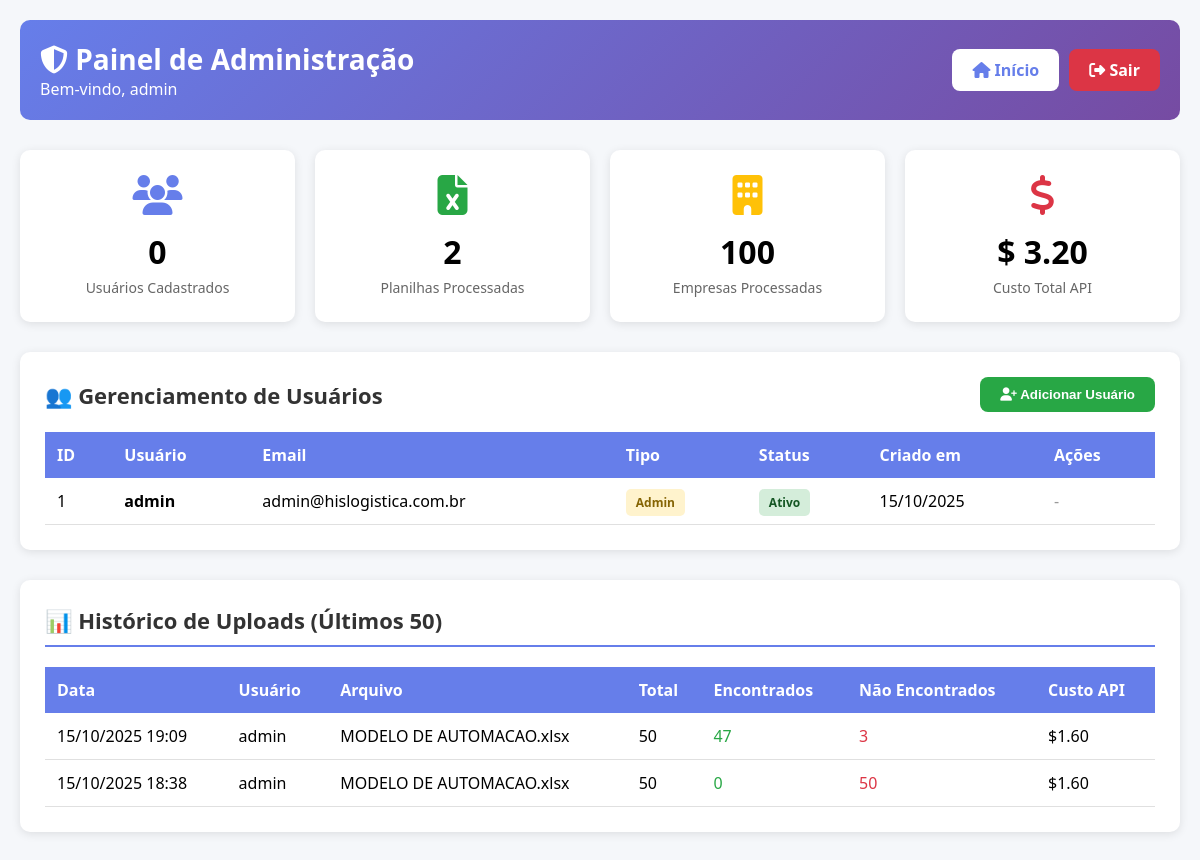
The page /admin (signed in) on the database its author committed.
### database.py (models this page shows, shortened)
class User(UserMixin, db.Model):
    __tablename__ = 'users'
    id = db.Column(db.Integer, primary_key=True)
    username = db.Column(db.String(80), unique=True, nullable=False)
    email = db.Column(db.String(120), unique=True, nullable=False)
    password_hash = db.Column(db.String(255), nullable=False)
    is_admin = db.Column(db.Boolean, default=False)
    is_active = db.Column(db.Boolean, default=True)
    created_at = db.Column(db.DateTime, default=datetime.utcnow)
    last_login = db.Column(db.DateTime, nullable=True)
    uploads = db.relationship('UploadHistory', backref='user', lazy=True)

class UploadHistory(db.Model):
    __tablename__ = 'upload_history'
    id = db.Column(db.Integer, primary_key=True)
    user_id = db.Column(db.Integer, db.ForeignKey('users.id'), nullable=False)
    filename = db.Column(db.String(255), nullable=False)
    upload_date = db.Column(db.DateTime, default=datetime.utcnow)
    total_empresas = db.Column(db.Integer, default=0)
    empresas_encontradas = db.Column(db.Integer, default=0)
    empresas_nao_encontradas = db.Column(db.Integer, default=0)
    api_cost = db.Column(db.Float, default=0.0)

### app.py (the view)
@app.route('/admin')
@login_required
def admin_panel():
    if not current_user.is_admin:
        flash('Acesso negado.', 'error')
        return redirect(url_for('index'))
    users = User.query.all()
    uploads = UploadHistory.query.order_by(UploadHistory.upload_date.desc()).limit(50).all()
    return render_template('admin.html', users=users, uploads=uploads)

### app.py (called while the page is built)
@login_manager.user_loader
def load_user(user_id):
    return User.query.get(int(user_id))

### templates/admin.html (shortened to what this page needs)
<!DOCTYPE html>
<html lang="pt-BR">
<head>
    <link rel="stylesheet" href="https://cdnjs.cloudflare.com/ajax/libs/font-awesome/6.4.0/css/all.min.css">
</head>
<body>
    <div class="header">
        <div>
            <h1><i class="fas fa-shield-alt"></i> Painel de Administração</h1>
            <p>Bem-vindo, {{ current_user.username }}</p>
        </div>
        <div class="header-actions">
            <a href="{{ url_for('index') }}" class="btn btn-secondary">
                <i class="fas fa-home"></i> Início
            </a>
            <a href="{{ url_for('logout') }}" class="btn btn-danger">
                <i class="fas fa-sign-out-alt"></i> Sair
            </a>
        </div>
    </div>
    <div class="stats-grid">
        <div class="stat-card">
            <i class="fas fa-users" style="color: #667eea;"></i>
            <div class="stat-number">{{ users|length - 1 }}</div>
            <div class="stat-label">Usuários Cadastrados</div>
        </div>
        <div class="stat-card">
            <i class="fas fa-file-excel" style="color: #28a745;"></i>
            <div class="stat-number">{{ uploads|length }}</div>
            <div class="stat-label">Planilhas Processadas</div>
        </div>
        <div class="stat-card">
            <i class="fas fa-building" style="color: #ffc107;"></i>
            <div class="stat-number">
                {% set total = namespace(value=0) %}
                {% for upload in uploads %}
                    {% set total.value = total.value + upload.total_empresas %}
                {% endfor %}
                {{ total.value }}
            </div>
            <div class="stat-label">Empresas Processadas</div>
        </div>
        <div class="stat-card">
            <i class="fas fa-dollar-sign" style="color: #dc3545;"></i>
            <div class="stat-number">
                ${% set cost = namespace(value=0) %}
                {% for upload in uploads %}
                    {% set cost.value = cost.value + upload.api_cost %}
                {% endfor %}
                {{ "%.2f"|format(cost.value) }}
            </div>
            <div class="stat-label">Custo Total API</div>
        </div>
    </div>
    <div class="section">
        <div style="display: flex; justify-content: space-between; align-items: center; margin-bottom: 20px;">
            <h2 class="section-title" style="margin: 0; border: none; padding: 0;">👥 Gerenciamento de Usuários</h2>
            <button onclick="openModal()" class="btn btn-primary">
                <i class="fas fa-user-plus"></i> Adicionar Usuário
            </button>
        </div>
        <table>
            <thead>
                <tr>
                    <th>ID</th>
                    <th>Usuário</th>
                    <th>Email</th>
                    <th>Tipo</th>
                    <th>Status</th>
                    <th>Criado em</th>
                    <th>Ações</th>
                </tr>
            </thead>
            <tbody>
                {% for user in users %}
                <tr id="user-row-{{ user.id }}">
                    <td>{{ user.id }}</td>
                    <td><strong>{{ user.username }}</strong></td>
                    <td>{{ user.email }}</td>
                    <td>
                        {% if user.is_admin %}
                            <span class="badge badge-warning">Admin</span>
                        {% else %}
                            <span class="badge" style="background-color: #e3f2fd; color: #0d47a1;">Usuário</span>
                        {% endif %}
                    </td>
                    <td>
                        {% if user.is_active %}
                            <span class="badge badge-success">Ativo</span>
                        {% else %}
                            <span class="badge badge-danger">Inativo</span>
                        {% endif %}
                    </td>
                    <td>{{ user.created_at.strftime('%d/%m/%Y') }}</td>
                    <td>
                        {% if not user.is_admin %}
                            <button onclick="toggleUser({{ user.id }})" class="btn btn-warning" style="padding: 5px 10px; font-size: 12px;">
                                <i class="fas fa-power-off"></i>
                            </button>
                            <button onclick="deleteUser({{ user.id }})" class="btn btn-danger" style="padding: 5px 10px; font-size: 12px;">
                                <i class="fas fa-trash"></i>
                            </button>
                        {% else %}
                            <span style="color: #999;">-</span>
                        {% endif %}
                    </td>
                </tr>
                {% endfor %}
            </tbody>
        </table>
    </div>
    <div class="section">
        <h2 class="section-title">📊 Histórico de Uploads (Últimos 50)</h2>
        <table>
            <thead>
                <tr>
                    <th>Data</th>
                    <th>Usuário</th>
                    <th>Arquivo</th>
                    <th>Total</th>
                    <th>Encontrados</th>
                    <th>Não Encontrados</th>
                    <th>Custo API</th>
                </tr>
            </thead>
            <tbody>
                {% for upload in uploads %}
                <tr>
                    <td>{{ upload.upload_date.strftime('%d/%m/%Y %H:%M') }}</td>
                    <td>{{ upload.user.username }}</td>
                    <td>{{ upload.filename }}</td>
                    <td>{{ upload.total_empresas }}</td>
                    <td><span style="color: #28a745;">{{ upload.empresas_encontradas }}</span></td>
                    <td><span style="color: #dc3545;">{{ upload.empresas_nao_encontradas }}</span></td>
                    <td>${{ "%.2f"|format(upload.api_cost) }}</td>
                </tr>
                {% endfor %}
            </tbody>
        </table>
    </div>
</body>
</html>

### templates/admin.html (style rules this page uses)
* { margin: 0; padding: 0; box-sizing: border-box; }
body { font-family: 'Segoe UI', Tahoma, Geneva, Verdana, sans-serif; background-color: #f5f7fa; padding: 20px; }
.header { background: linear-gradient(135deg, #667eea 0%, #764ba2 100%); color: white; padding: 20px; border-radius: 10px; margin-bottom: 30px; display: flex; justify-content: space-between; align-items: center; flex-wrap: wrap; }
.header h1 { font-size: 28px; }
.header-actions { display: flex; gap: 10px; }
.btn { padding: 10px 20px; border: none; border-radius: 8px; cursor: pointer; font-weight: 600; transition: all 0.3s ease; text-decoration: none; display: inline-block; }
.btn-primary { background-color: #28a745; color: white; }
.btn-secondary { background-color: white; color: #667eea; }
.btn-danger { background-color: #dc3545; color: white; }
.stats-grid { display: grid; grid-template-columns: repeat(auto-fit, minmax(250px, 1fr)); gap: 20px; margin-bottom: 30px; }
.stat-card { background: white; padding: 25px; border-radius: 10px; box-shadow: 0 2px 10px rgba(0, 0, 0, 0.1); text-align: center; }
.stat-card i { font-size: 40px; margin-bottom: 15px; }
.stat-number { font-size: 32px; font-weight: bold; margin-bottom: 5px; }
.stat-label { color: #666; font-size: 14px; }
.section { background: white; padding: 25px; border-radius: 10px; box-shadow: 0 2px 10px rgba(0, 0, 0, 0.1); margin-bottom: 30px; }
.section-title { font-size: 22px; margin-bottom: 20px; color: #333; border-bottom: 2px solid #667eea; padding-bottom: 10px; }
table { width: 100%; border-collapse: collapse; }
th { background-color: #667eea; color: white; padding: 12px; text-align: left; font-weight: 600; }
td { padding: 12px; border-bottom: 1px solid #e0e0e0; }
.badge { padding: 5px 10px; border-radius: 5px; font-size: 12px; font-weight: 600; }
.badge-success { background-color: #d4edda; color: #155724; }
.badge-warning { background-color: #fff3cd; color: #856404; }

### rows shown on the page
User: username "admin", id "1", email "admin@hislogistica.com.br", is_admin "Admin", is_active "Ativo", created_at "15/10/2025"
UploadHistory: upload_date "15/10/2025 19:09", user.username "admin", filename "MODELO DE AUTOMACAO.xlsx", total_empresas "50", empresas_encontradas "47", empresas_nao_encontradas "3", api_cost "1.60"
UploadHistory: upload_date "15/10/2025 18:38", user.username "admin", filename "MODELO DE AUTOMACAO.xlsx", total_empresas "50", empresas_encontradas "0", empresas_nao_encontradas "50", api_cost "1.60"

### other values the page prints
{{ users|length - 1 }} "0"
{{ uploads|length }} "2"
{{ total.value }} "100"
{{ "%.2f"|format(cost.value) }} "3.20"
